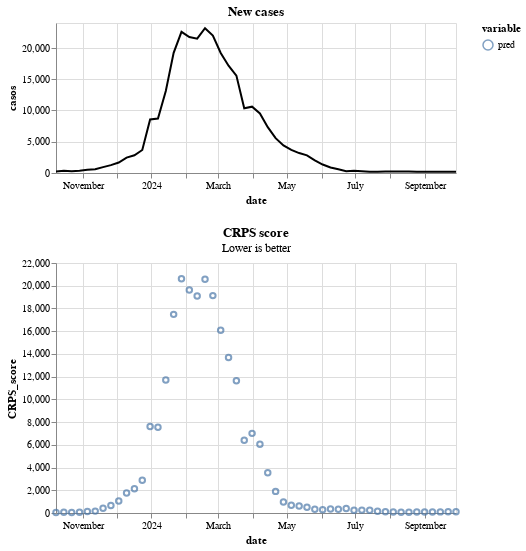

Write notebook code for a chart like this one.
### Code cell
score.plot_crps()

### Figure 1 — Vega-Lite specification as saved in the notebook (floating-point values rounded to 4 significant figures)
{"config": {"view": {"continuousWidth": 300, "continuousHeight": 300}}, "vconcat": [{"data": {"name": "data-208696f1e872f3f90df2c6482476845b"}, "mark": {"type": "line"}, "encoding": {"color": {"value": "black"}, "x": {"field": "date", "type": "temporal"}, "y": {"field": "casos", "type": "quantitative"}}, "height": 150, "title": "New cases", "width": 400}, {"layer": [{"mark": {"type": "point", "filled": false}, "encoding": {"color": {"field": "variable", "legend": {"legendX": 100}, "type": "nominal"}, "x": {"field": "date", "type": "temporal"}, "y": {"field": "CRPS_score", "type": "quantitative"}}}, {"mark": {"type": "point"}, "encoding": {"color": {"field": "variable", "legend": {"legendX": 100}, "type": "nominal"}, "opacity": {"condition": {"param": "param_2", "value": 1, "empty": false}, "value": 0}, "x": {"field": "date", "type": "temporal"}, "y": {"field": "CRPS_score", "type": "quantitative"}}}, {"mark": {"type": "rule", "color": "gray"}, "encoding": {"opacity": {"condition": {"param": "param_2", "value": 0.3, "empty": false}, "value": 0}, "tooltip": [{"field": "date", "title": "Date", "type": "temporal"}, {"field": "pred", "format": ".2f", "type": "quantitative"}], "x": {"field": "date", "type": "temporal"}}, "name": "view_2", "transform": [{"pivot": "variable", "value": "CRPS_score", "groupby": ["date"]}]}], "data": {"name": "data-f19c520e81f80fbeafe8bd89a6dd77ee"}, "height": 250, "title": {"text": "CRPS score", "subtitle": "Lower is better"}, "width": 400}], "params": [{"name": "param_2", "select": {"type": "point", "fields": ["date"], "nearest": true, "on": "pointerover"}, "views": ["view_2"]}], "$schema": "https://vega.github.io/schema/vega-lite/v5.20.1.json", "datasets": {"data-208696f1e872f3f90df2c6482476845b": [{"date": "2023-10-08T00:00:00", "casos": 252.0, "legend": "Data"}, {"date": "2023-10-15T00:00:00", "casos": 355.0, "legend": "Data"}, {"date": "2023-10-22T00:00:00", "casos": 281.0, "legend": "Data"}, {"date": "2023-10-29T00:00:00", "casos": 365.0, "legend": "Data"}, {"date": "2023-11-05T00:00:00", "casos": 503.0, "legend": "Data"}, {"date": "2023-11-12T00:00:00", "casos": 590.0, "legend": "Data"}, {"date": "2023-11-19T00:00:00", "casos": 944.0, "legend": "Data"}, {"date": "2023-11-26T00:00:00", "casos": 1255.0, "legend": "Data"}, {"date": "2023-12-03T00:00:00", "casos": 1671.0, "legend": "Data"}, {"date": "2023-12-10T00:00:00", "casos": 2468.0, "legend": "Data"}, {"date": "2023-12-17T00:00:00", "casos": 2833.0, "legend": "Data"}, {"date": "2023-12-24T00:00:00", "casos": 3680.0, "legend": "Data"}, {"date": "2023-12-31T00:00:00", "casos": 8565.0, "legend": "Data"}, {"date": "2024-01-07T00:00:00", "casos": 8713.0, "legend": "Data"}, {"date": "2024-01-14T00:00:00", "casos": 13140.0, "legend": "Data"}, {"date": "2024-01-21T00:00:00", "casos": 19230.0, "legend": "Data"}, {"date": "2024-01-28T00:00:00", "casos": 22580.0, "legend": "Data"}, {"date": "2024-02-04T00:00:00", "casos": 21740.0, "legend": "Data"}, {"date": "2024-02-11T00:00:00", "casos": 21490.0, "legend": "Data"}, {"date": "2024-02-18T00:00:00", "casos": 23170.0, "legend": "Data"}, {"date": "2024-02-25T00:00:00", "casos": 21990.0, "legend": "Data"}, {"date": "2024-03-03T00:00:00", "casos": 19200.0, "legend": "Data"}, {"date": "2024-03-10T00:00:00", "casos": 17170.0, "legend": "Data"}, {"date": "2024-03-17T00:00:00", "casos": 15590.0, "legend": "Data"}, {"date": "2024-03-24T00:00:00", "casos": 10350.0, "legend": "Data"}, {"date": "2024-03-31T00:00:00", "casos": 10610.0, "legend": "Data"}, {"date": "2024-04-07T00:00:00", "casos": 9539.0, "legend": "Data"}, {"date": "2024-04-14T00:00:00", "casos": 7332.0, "legend": "Data"}, {"date": "2024-04-21T00:00:00", "casos": 5581.0, "legend": "Data"}, {"date": "2024-04-28T00:00:00", "casos": 4417.0, "legend": "Data"}, {"date": "2024-05-05T00:00:00", "casos": 3696.0, "legend": "Data"}, {"date": "2024-05-12T00:00:00", "casos": 3191.0, "legend": "Data"}, {"date": "2024-05-19T00:00:00", "casos": 2829.0, "legend": "Data"}, {"date": "2024-05-26T00:00:00", "casos": 2018.0, "legend": "Data"}, {"date": "2024-06-02T00:00:00", "casos": 1358.0, "legend": "Data"}, {"date": "2024-06-09T00:00:00", "casos": 886.0, "legend": "Data"}, {"date": "2024-06-16T00:00:00", "casos": 587.0, "legend": "Data"}, {"date": "2024-06-23T00:00:00", "casos": 298.0, "legend": "Data"}, {"date": "2024-06-30T00:00:00", "casos": 344.0, "legend": "Data"}, {"date": "2024-07-07T00:00:00", "casos": 290.0, "legend": "Data"}, {"date": "2024-07-14T00:00:00", "casos": 206.0, "legend": "Data"}, {"date": "2024-07-21T00:00:00", "casos": 216.0, "legend": "Data"}, {"date": "2024-07-28T00:00:00", "casos": 247.0, "legend": "Data"}, {"date": "2024-08-04T00:00:00", "casos": 232.0, "legend": "Data"}, {"date": "2024-08-11T00:00:00", "casos": 259.0, "legend": "Data"}, {"date": "2024-08-18T00:00:00", "casos": 227.0, "legend": "Data"}, {"date": "2024-08-25T00:00:00", "casos": 196.0, "legend": "Data"}, {"date": "2024-09-01T00:00:00", "casos": 184.0, "legend": "Data"}, {"date": "2024-09-08T00:00:00", "casos": 193.0, "legend": "Data"}, {"date": "2024-09-15T00:00:00", "casos": 181.0, "legend": "Data"}, {"date": "2024-09-22T00:00:00", "casos": 199.0, "legend": "Data"}, {"date": "2024-09-29T00:00:00", "casos": 186.0, "legend": "Data"}], "data-f19c520e81f80fbeafe8bd89a6dd77ee": [{"date": "2023-10-08T00:00:00", "variable": "pred", "CRPS_score": 45.79}, {"date": "2023-10-15T00:00:00", "variable": "pred", "CRPS_score": 58.06}, {"date": "2023-10-22T00:00:00", "variable": "pred", "CRPS_score": 43.91}, {"date": "2023-10-29T00:00:00", "variable": "pred", "CRPS_score": 65.94}, {"date": "2023-11-05T00:00:00", "variable": "pred", "CRPS_score": 128.1}, {"date": "2023-11-12T00:00:00", "variable": "pred", "CRPS_score": 165.6}, {"date": "2023-11-19T00:00:00", "variable": "pred", "CRPS_score": 427.4}, {"date": "2023-11-26T00:00:00", "variable": "pred", "CRPS_score": 660.6}, {"date": "2023-12-03T00:00:00", "variable": "pred", "CRPS_score": 1050.0}, {"date": "2023-12-10T00:00:00", "variable": "pred", "CRPS_score": 1764.0}, {"date": "2023-12-17T00:00:00", "variable": "pred", "CRPS_score": 2133.0}, {"date": "2023-12-24T00:00:00", "variable": "pred", "CRPS_score": 2878.0}, {"date": "2023-12-31T00:00:00", "variable": "pred", "CRPS_score": 7603.0}, {"date": "2024-01-07T00:00:00", "variable": "pred", "CRPS_score": 7538.0}, {"date": "2024-01-14T00:00:00", "variable": "pred", "CRPS_score": 11710.0}, {"date": "2024-01-21T00:00:00", "variable": "pred", "CRPS_score": 17480.0}, {"date": "2024-01-28T00:00:00", "variable": "pred", "CRPS_score": 20620.0}, {"date": "2024-02-04T00:00:00", "variable": "pred", "CRPS_score": 19630.0}, {"date": "2024-02-11T00:00:00", "variable": "pred", "CRPS_score": 19100.0}, {"date": "2024-02-18T00:00:00", "variable": "pred", "CRPS_score": 20560.0}, {"date": "2024-02-25T00:00:00", "variable": "pred", "CRPS_score": 19130.0}, {"date": "2024-03-03T00:00:00", "variable": "pred", "CRPS_score": 16080.0}, {"date": "2024-03-10T00:00:00", "variable": "pred", "CRPS_score": 13680.0}, {"date": "2024-03-17T00:00:00", "variable": "pred", "CRPS_score": 11640.0}, {"date": "2024-03-24T00:00:00", "variable": "pred", "CRPS_score": 6400.0}, {"date": "2024-03-31T00:00:00", "variable": "pred", "CRPS_score": 7007.0}, {"date": "2024-04-07T00:00:00", "variable": "pred", "CRPS_score": 6052.0}, {"date": "2024-04-14T00:00:00", "variable": "pred", "CRPS_score": 3534.0}, {"date": "2024-04-21T00:00:00", "variable": "pred", "CRPS_score": 1902.0}, {"date": "2024-04-28T00:00:00", "variable": "pred", "CRPS_score": 964.3}, {"date": "2024-05-05T00:00:00", "variable": "pred", "CRPS_score": 672.3}, {"date": "2024-05-12T00:00:00", "variable": "pred", "CRPS_score": 608.6}, {"date": "2024-05-19T00:00:00", "variable": "pred", "CRPS_score": 496.3}, {"date": "2024-05-26T00:00:00", "variable": "pred", "CRPS_score": 332.9}, {"date": "2024-06-02T00:00:00", "variable": "pred", "CRPS_score": 285.7}, {"date": "2024-06-09T00:00:00", "variable": "pred", "CRPS_score": 344.3}, {"date": "2024-06-16T00:00:00", "variable": "pred", "CRPS_score": 331.2}, {"date": "2024-06-23T00:00:00", "variable": "pred", "CRPS_score": 392.1}, {"date": "2024-06-30T00:00:00", "variable": "pred", "CRPS_score": 245.3}, {"date": "2024-07-07T00:00:00", "variable": "pred", "CRPS_score": 253.4}, {"date": "2024-07-14T00:00:00", "variable": "pred", "CRPS_score": 244.5}, {"date": "2024-07-21T00:00:00", "variable": "pred", "CRPS_score": 161.8}, {"date": "2024-07-28T00:00:00", "variable": "pred", "CRPS_score": 109.2}, {"date": "2024-08-04T00:00:00", "variable": "pred", "CRPS_score": 91.57}, {"date": "2024-08-11T00:00:00", "variable": "pred", "CRPS_score": 68.6}, {"date": "2024-08-18T00:00:00", "variable": "pred", "CRPS_score": 71.16}, {"date": "2024-08-25T00:00:00", "variable": "pred", "CRPS_score": 80.51}, {"date": "2024-09-01T00:00:00", "variable": "pred", "CRPS_score": 81.1}, {"date": "2024-09-08T00:00:00", "variable": "pred", "CRPS_score": 78.17}, {"date": "2024-09-15T00:00:00", "variable": "pred", "CRPS_score": 98.8}, {"date": "2024-09-22T00:00:00", "variable": "pred", "CRPS_score": 101.6}, {"date": "2024-09-29T00:00:00", "variable": "pred", "CRPS_score": 103.0}]}}
